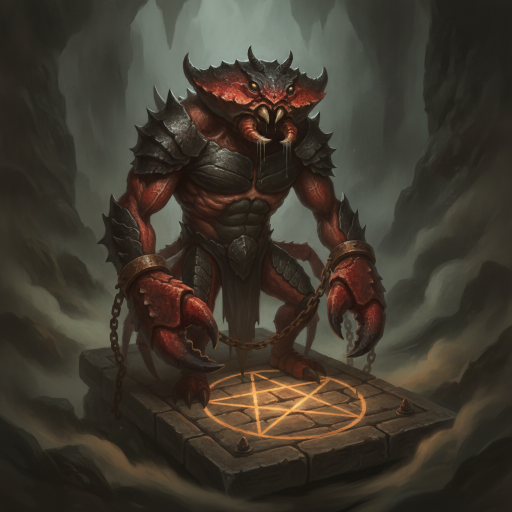
#> input picture assets/dimon/npc/akrae.png, 1024 x 1024 px (shown at 1/2 size); its folder holds only this picture in this run
$ python make_tokens.py
#> lines starting #> are read from the running program, lines starting #| are printed output that depends on the picture; after the words box and inside, x2 and y2 are one past the last pixel; in counts of white or black regions, pixels touching at a corner belong together
"""Runda tokenbilder (transparent cirkel) ur porträtten — Foundrys dynamiska ring ritar ring/bakgrund men beskär inte subjektet."""
import os, glob, sys
import numpy as np
from PIL import Image, ImageDraw, ImageFilter
SRC = os.environ.get("DIMON_NPC", "assets/dimon/npc")
OUT = os.environ.get("DIMON_TOKENS", "assets/dimon/tokens")
os.makedirs(OUT, exist_ok=True)
S = 512
n = 0
for f in sorted(glob.glob(SRC + r"\*.png")):
    slug = os.path.splitext(os.path.basename(f))[0]
    im = Image.open(f).convert("RGBA")
    w, h = im.size
#> w = 1024; h = 1024
    # inskriven cirkel, något uppflyttad (ansikten sitter i övre delen); 6 % beskärning bort från kanterna
    r = int(min(w, h) * 0.47)
#> r = 481
    cx, cy = w // 2, int(h * 0.47)
#> cx = 512; cy = 481
    box = (cx - r, cy - r, cx + r, cy + r)
#> box = (31, 0, 993, 962)
    crop = im.crop(box).resize((S, S), Image.LANCZOS)
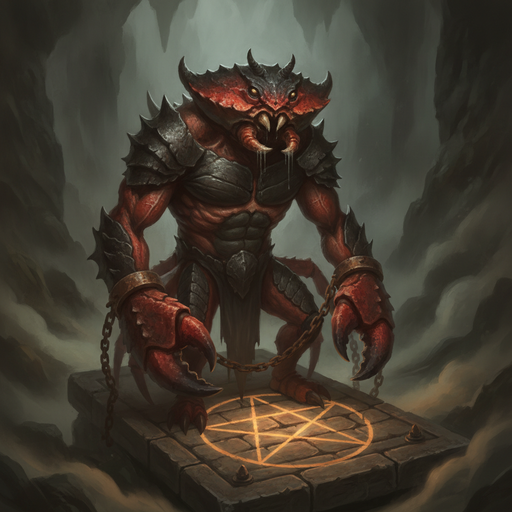
#> crop: PIL image 512x512 RGBA; mean R, G, B, A 66.2, 59.1, 48.2, 255
    mask = Image.new("L", (S * 4, S * 4), 0)
#> mask: PIL image 2048x2048 L; every value is 0
    ImageDraw.Draw(mask).ellipse((0, 0, S * 4 - 1, S * 4 - 1), fill=255)
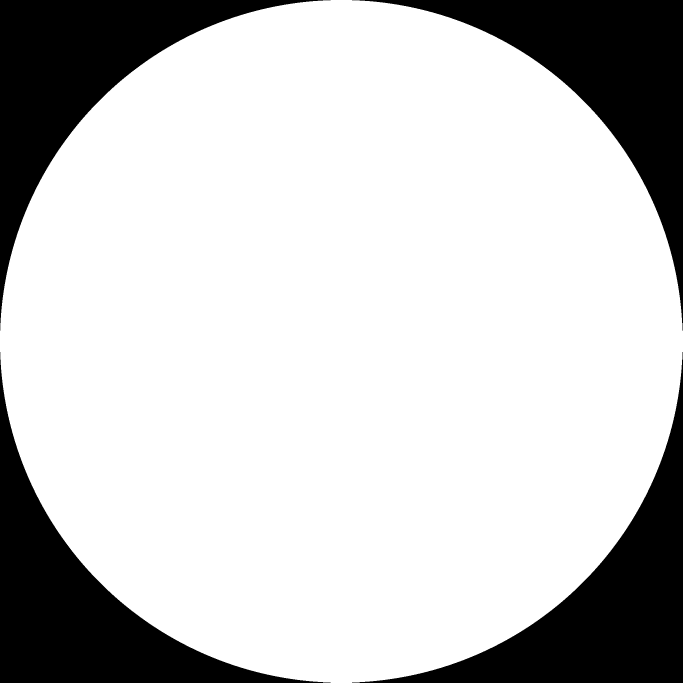
#> mask: PIL image 2048x2048 L (shown at 1/3 size); 78.5% white; 4 black regions, box (x1, y1, x2, y2) and area: (0, 0, 992, 992) 225100, (1056, 0, 2048, 992) 225100, (0, 1056, 992, 2048) 225100, (1056, 1056, 2048, 2048) 225100
    mask = mask.resize((S, S), Image.LANCZOS)
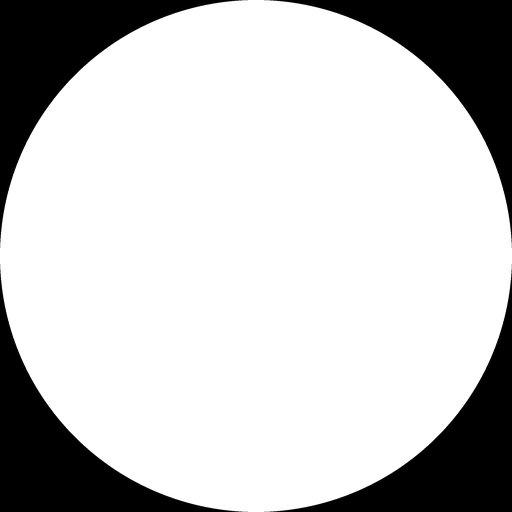
#> mask: PIL image 512x512 L; min 0, max 255, mean 200.3
    crop.putalpha(mask)
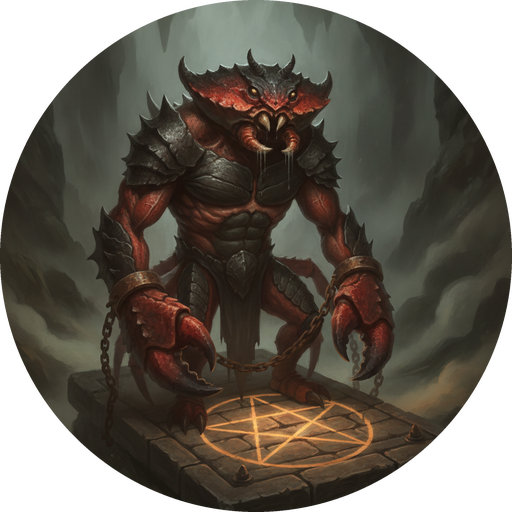
#> crop: PIL image 512x512 RGBA; mean R, G, B, A 66.2, 59.1, 48.2, 200.3; transparent parts drawn white
    crop.save(os.path.join(OUT, slug + ".webp"), "WEBP", quality=90, lossless=False, method=6)
    n += 1
print(n, "tokens ->", OUT)

$ run again, on assets/dimon/npc/bryte.png
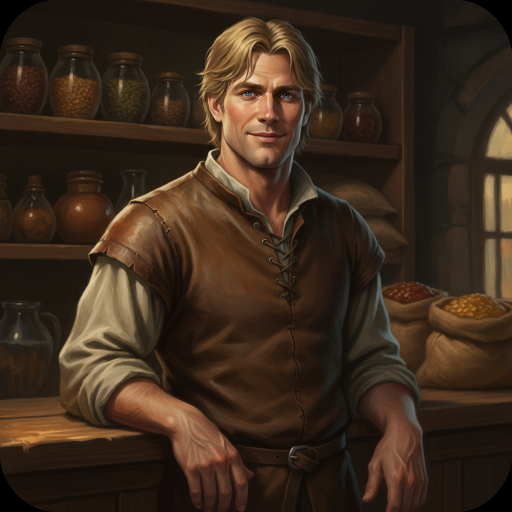
#> input picture assets/dimon/npc/bryte.png, 1024 x 1024 px (shown at 1/2 size)
#> `crop = im.crop(box).resize((S, S), Image.LANCZOS)`:
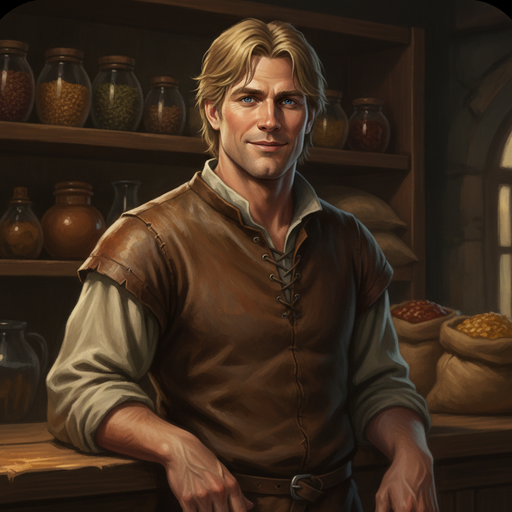
#> crop: PIL image 512x512 RGBA; mean R, G, B, A 61.7, 44.2, 29.8, 255
#> `crop.putalpha(mask)`:
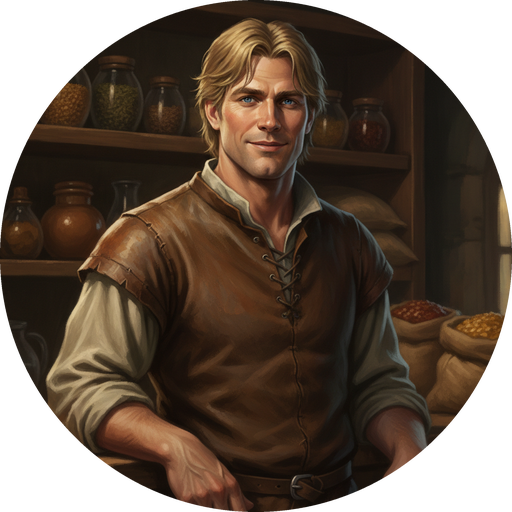
#> crop: PIL image 512x512 RGBA; mean R, G, B, A 61.7, 44.2, 29.8, 200.3; transparent parts drawn white

$ run again, on assets/dimon/npc/cadal.png
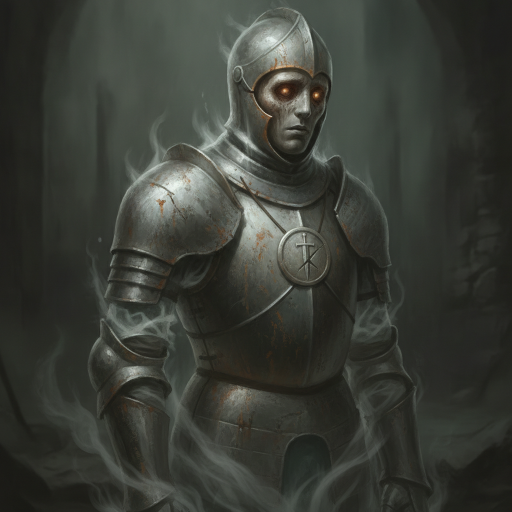
#> input picture assets/dimon/npc/cadal.png, 1024 x 1024 px (shown at 1/2 size)
#> `crop = im.crop(box).resize((S, S), Image.LANCZOS)`:
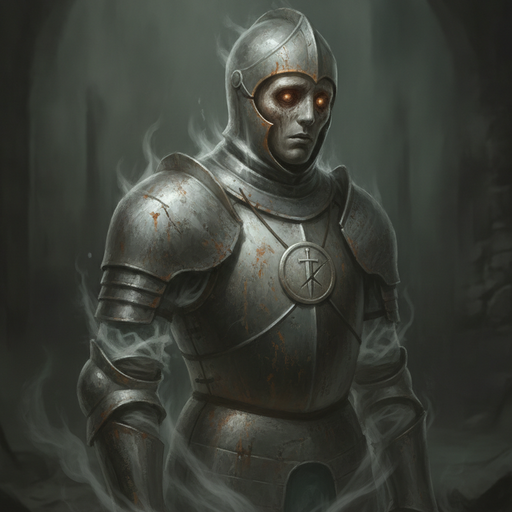
#> crop: PIL image 512x512 RGBA; mean R, G, B, A 59.8, 62.8, 55.8, 255
#> `crop.putalpha(mask)`:
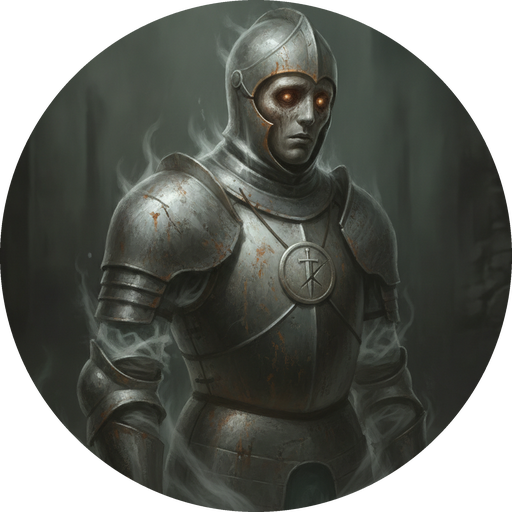
#> crop: PIL image 512x512 RGBA; mean R, G, B, A 59.8, 62.8, 55.8, 200.3; transparent parts drawn white

$ run again, on assets/dimon/npc/castellan.png
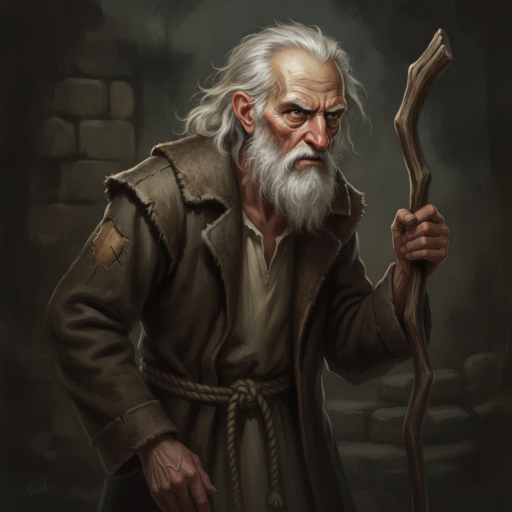
#> input picture assets/dimon/npc/castellan.png, 1024 x 1024 px (shown at 1/2 size)
#> `crop = im.crop(box).resize((S, S), Image.LANCZOS)`:
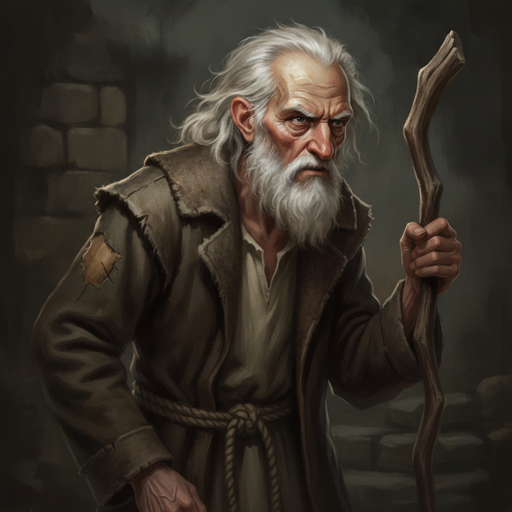
#> crop: PIL image 512x512 RGBA; mean R, G, B, A 52.8, 46.1, 37.7, 255
#> `crop.putalpha(mask)`:
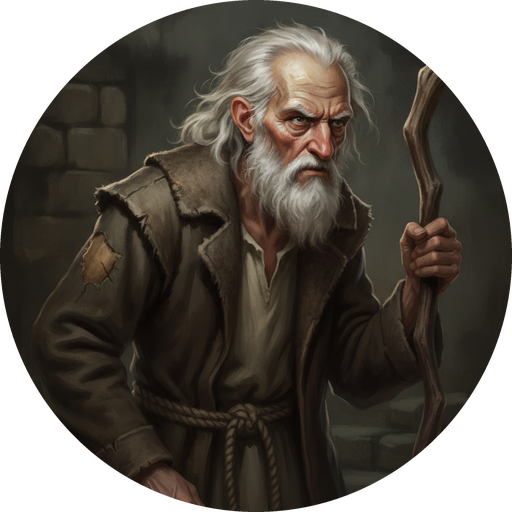
#> crop: PIL image 512x512 RGBA; mean R, G, B, A 52.8, 46.1, 37.7, 200.3; transparent parts drawn white

$ run again, on assets/dimon/npc/badinor.png
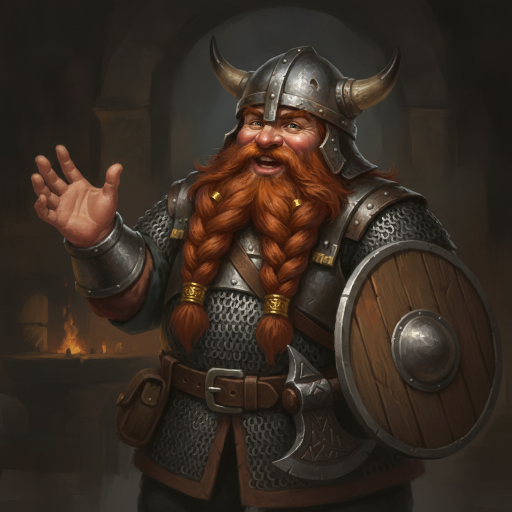
#> input picture assets/dimon/npc/badinor.png, 1024 x 1024 px (shown at 1/2 size)
#> `crop.putalpha(mask)`:
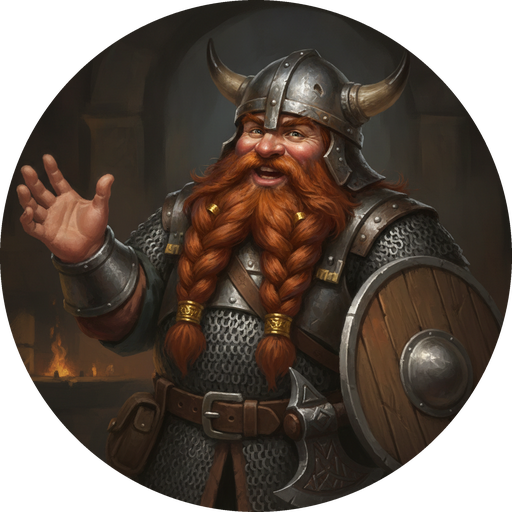
#> crop: PIL image 512x512 RGBA; mean R, G, B, A 57.6, 45.2, 35.6, 200.3; transparent parts drawn white
